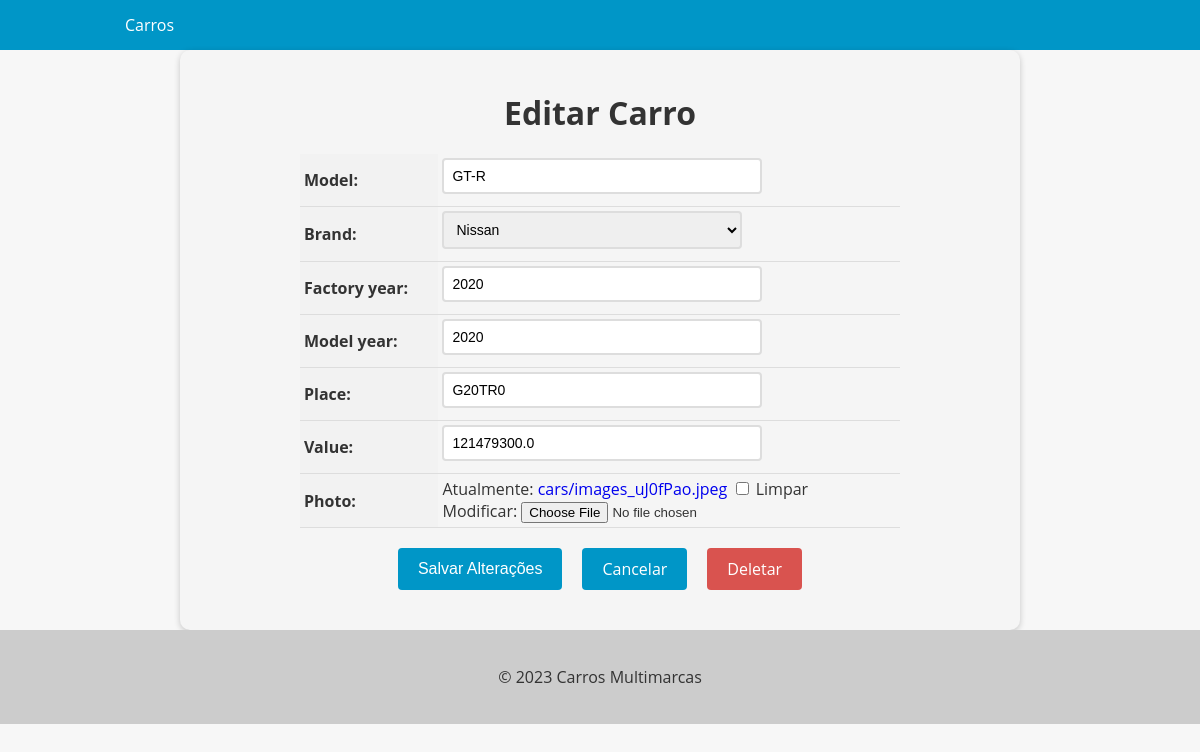
The page /cars/car/13/update/ on the database as committed earlier.
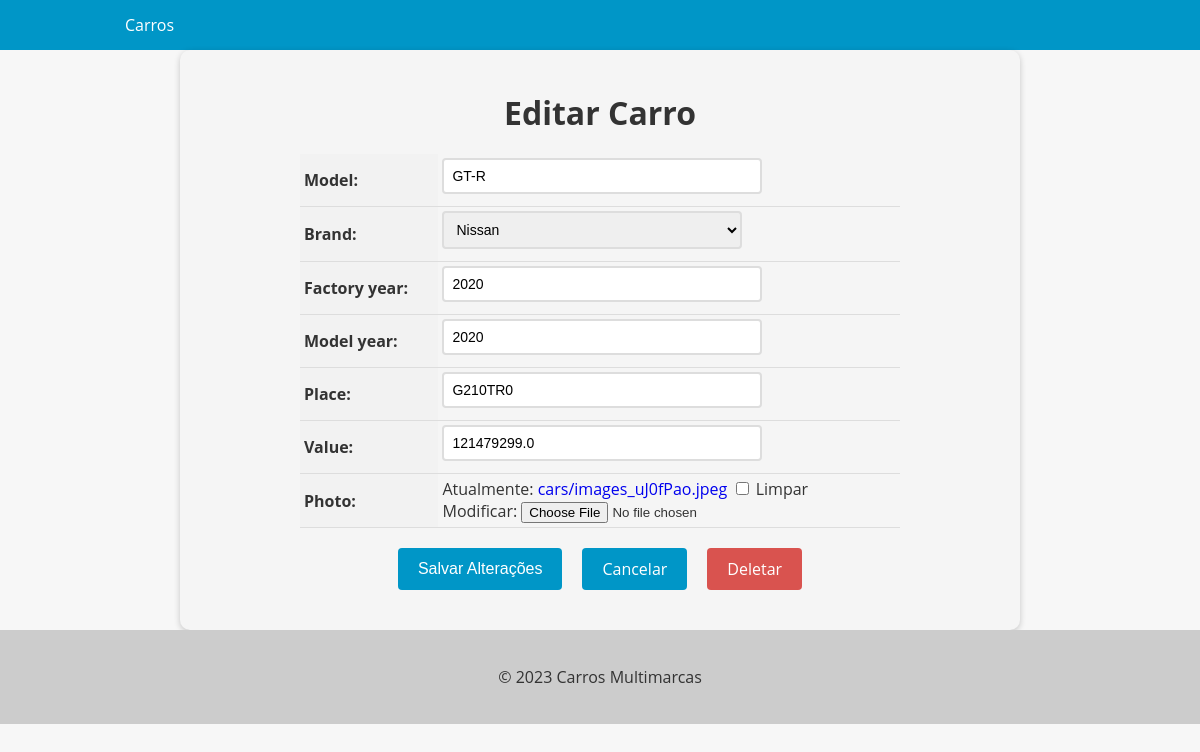
The same page on the database as committed later.
### cars/models.py (models this page shows, shortened)
class Car(models.Model):
    id = models.AutoField(primary_key=True)
    model = models.CharField(max_length=200)
    brand = models.ForeignKey(Brand, on_delete=models.PROTECT,related_name='car_brand')
    factory_year = models.IntegerField(blank=True, null=True)
    model_year = models.IntegerField(blank=True, null=True)
    place = models.CharField(max_length=10, blank=True, null=True)
    value = models.FloatField(blank=True, null=True)
    photo = models.ImageField(upload_to='cars/', blank=True, null=True)

### cars/views.py (the view, shortened to what this page needs)
# urls.py: path('car/<int:pk>/update/', views.CarUpdateView.as_view(), name="car_update"),
class CarUpdateView(UpdateView):
    model = Car
    form_class = CarModelForm
    template_name = 'car_update.html'

### cars/forms.py (shortened to what this page needs)
class CarModelForm(forms.ModelForm):
     class Meta:
          model = Car
          fields = '__all__'

### cars/models.py (called while the page is built)
    def __str__(self):
        return self.name

### cars/templates/car_update.html (shortened to what this page needs)
{% extends "base.html" %}
{% block content %}
  <form method="post" enctype="multipart/form-data">
    <h1>Editar Carro</h1>
    <table>
      {{ form.as_table }}
    </table>
    <div>
      <div class="buttons-container">
        <input type="submit" value="Salvar Alterações" class="btn btn-primary">
        <a href="{% url 'cars_list' %}" class="btn btn-secondary">Cancelar</a>
        <a href="{% url 'car_delete' pk=object.pk %}" class="btn btn-danger">Deletar</a>
      </div>
    </div>
  </form>
{% endblock %}

Rows that differ between the two databases and show on the page:
changed Car "GT-R": place "G20TR0" → "G210TR0"; value "121479300.0" → "121479299.0"
